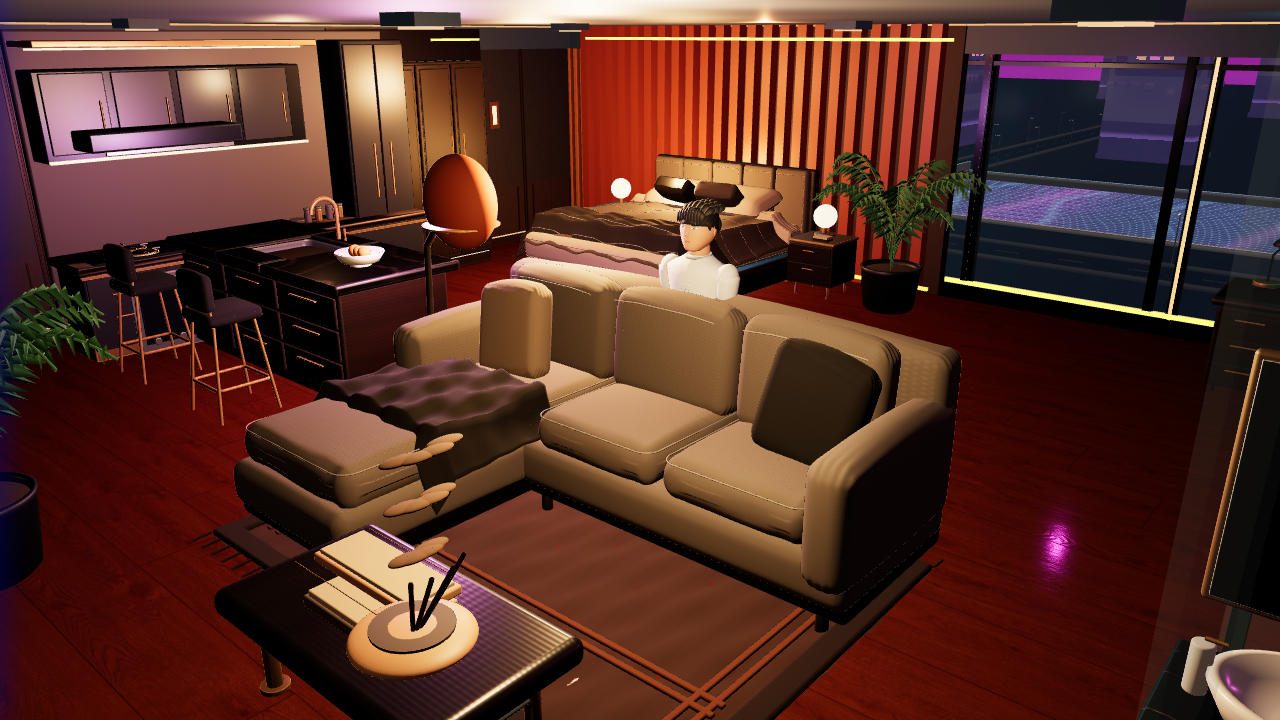
#> input picture evidence/v21.1/home-canvas-same-fixture.png, 1280 x 720 px; the run also reads 1 picture not shown here
$ python compare-same-canvas.py
#> lines starting #> are read from the running program, lines starting #| are printed output that depends on the picture
"""Visual QA of Home and Showcase with identical fixture/camera/canvas size."""
from pathlib import Path
from PIL import Image, ImageChops, ImageDraw, ImageFont, ImageStat
import json

root = Path(__file__).resolve().parents[2]
evidence = root / "evidence/v21.1"
home_path = evidence / "home-canvas-same-fixture.png"
showcase_path = evidence / "showcase-canvas-same-fixture.png"
with Image.open(home_path) as source_home, Image.open(showcase_path) as source_showcase:
#> source_home is the input picture: PIL image 1280x720 RGB; mean R, G, B 87.2, 48.8, 38.5
    home = source_home.convert("RGB")
    showcase = source_showcase.convert("RGB")
    if home.size != showcase.size or home.size != (1280, 720):
        raise ValueError(f"Canvas sizes differ: {home.size} vs {showcase.size}")
    difference = ImageChops.difference(home, showcase)
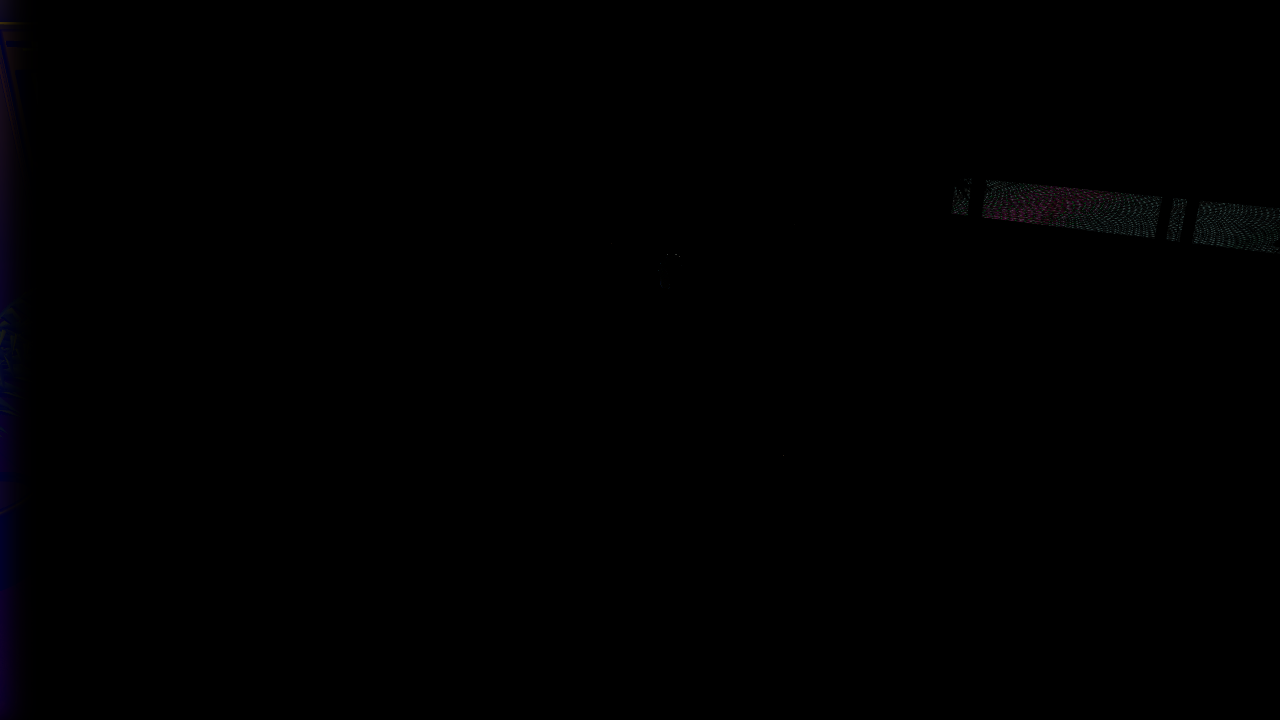
#> difference: PIL image 1280x720 RGB; mean R, G, B 0.3, 0.3, 0.6
    stat = ImageStat.Stat(difference)
    mean_absolute = sum(stat.mean) / 3
#> mean_absolute = 0.39
#> (the run stopped early here; a loop or call above may not have finished)
